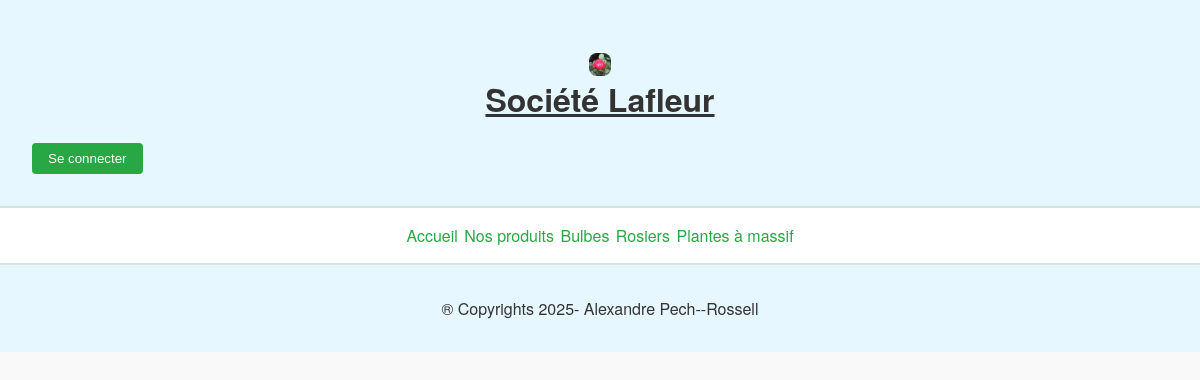
Page /nos_produits.php on the earlier database version.
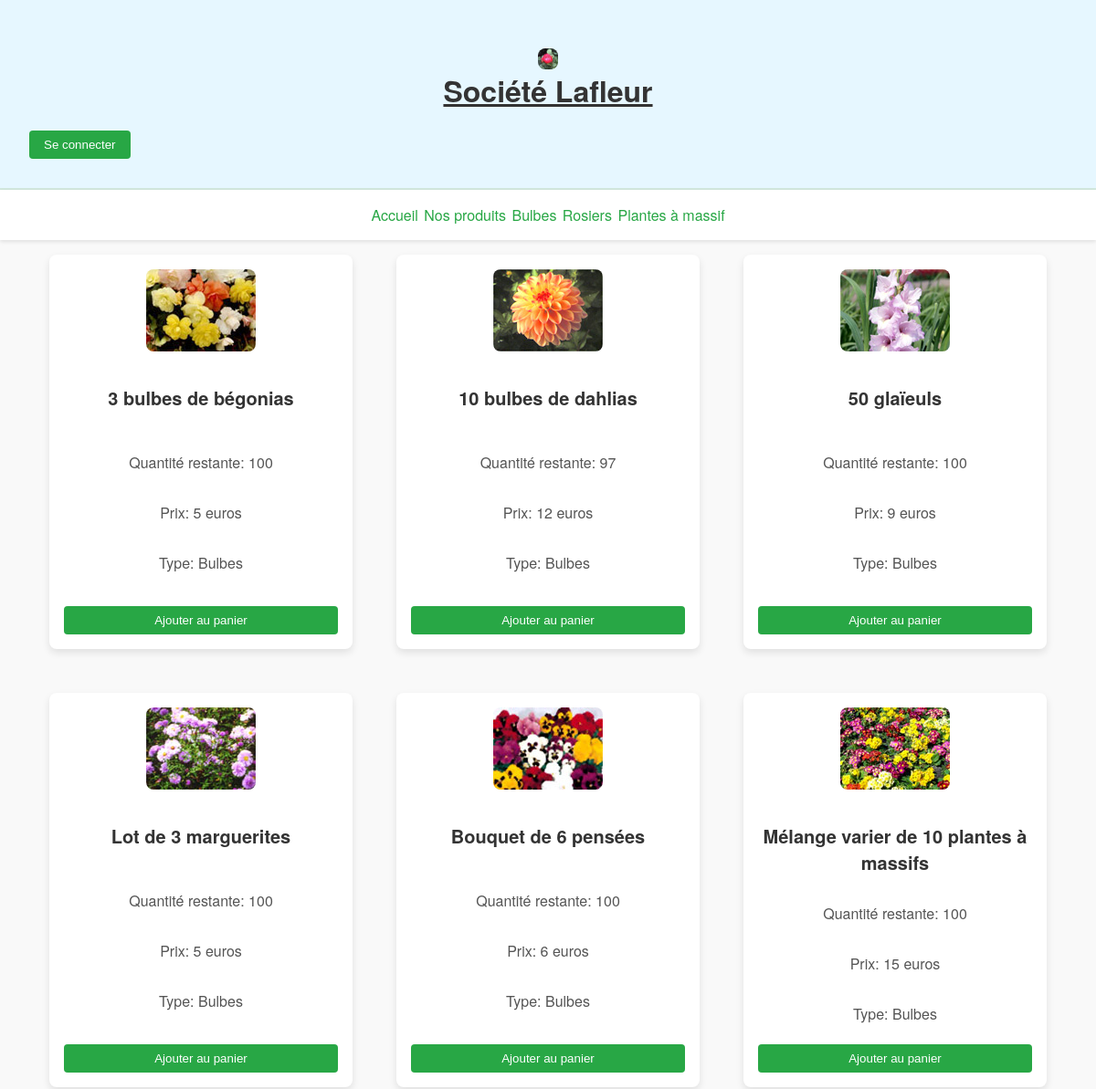
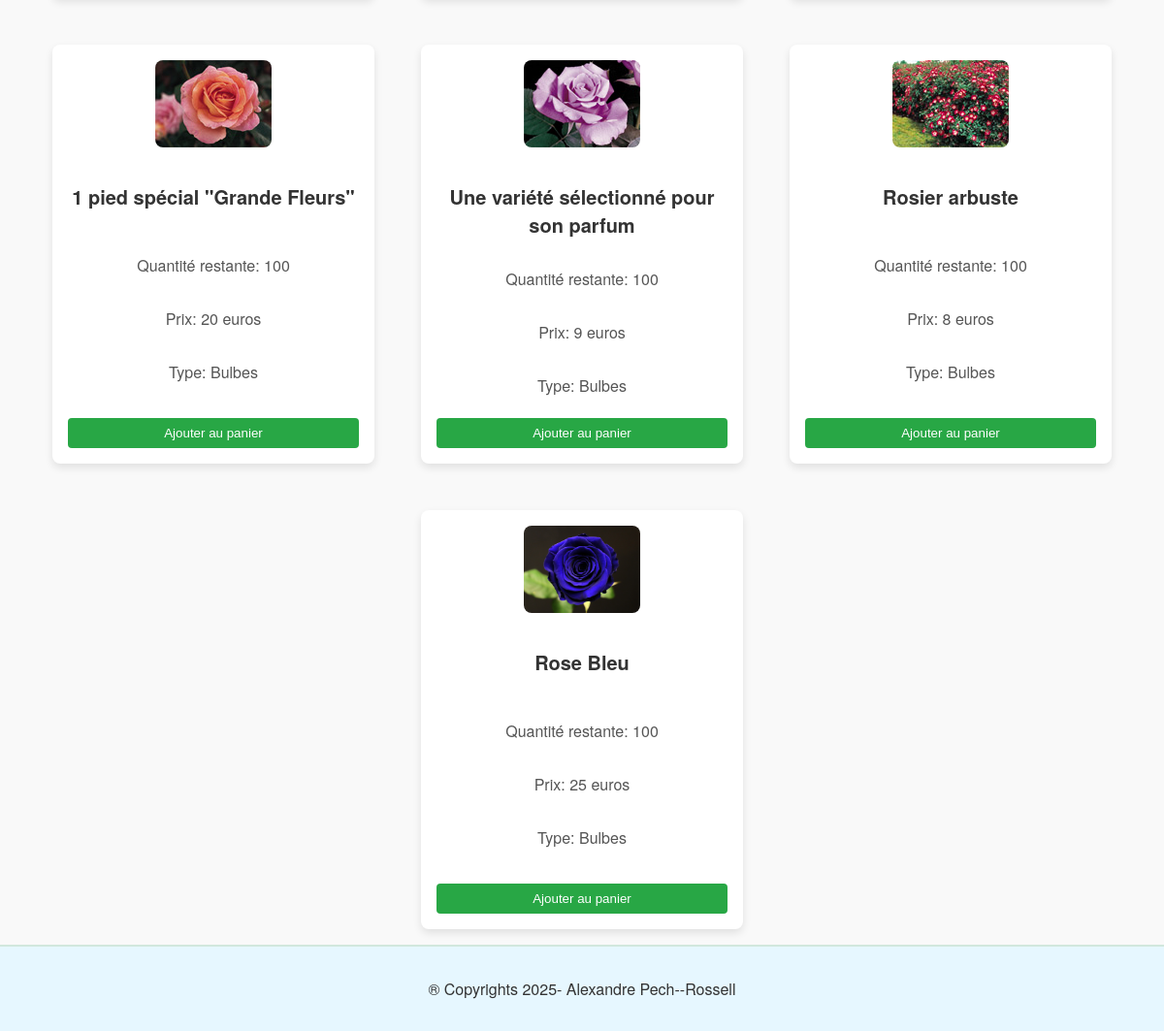
Same page on the later database version (2 pictures, top to bottom).
### tables this page shows
CREATE TABLE IF NOT EXISTS `produits` (
  `id_produit` int NOT NULL AUTO_INCREMENT,
  `image` varchar(255) DEFAULT NULL,
  `Libelle` varchar(255) DEFAULT NULL,
  `prix` double DEFAULT NULL,
  `quantite` int DEFAULT NULL,
  `id_cat` int NOT NULL,
  PRIMARY KEY (`id_produit`),
  KEY `id_cat` (`id_cat`)
);

CREATE TABLE IF NOT EXISTS `categories` (
  `id_cat` int NOT NULL AUTO_INCREMENT,
  `nom_categorie` varchar(100) DEFAULT NULL,
  PRIMARY KEY (`id_cat`)
);

### nos_produits.php (the view, shortened to what this page needs)
<?php
require_once 'php/connect.php';
try {
    $stmt = $pdo->prepare('SELECT * FROM produits');
    $stmt->execute();
    $produits_tous = $stmt->fetchAll(PDO::FETCH_ASSOC);
    $cat_stmt = $pdo->prepare('SELECT nom_categorie FROM categories');
    $cat_stmt->execute();
    $categorie = $cat_stmt->fetch(PDO::FETCH_ASSOC);
} catch (PDOException $e) {
    die("Erreur lors de la récupération des produits ou des catégories : " . $e->getMessage());
}
?>
<!DOCTYPE HTML>
<html>
<head>
    <link rel="stylesheet" href="css/style.css">
</head>
<body>
<header>
    <h1><img src="images/ACCUEIL.jpg" width="2%"> Société Lafleur</h1>
    <?php if (isset($_SESSION['id_users'])): ?>
        <button onclick="window.location.href='php/deconnexion.php'">Se déconnecter</button>
        <?php if ($_SESSION['role'] === "admin"): ?>
            <button onclick="window.location.href='backend/administration.php'">Administration</button>
        <?php else: ?>
            <button onclick="window.location.href='backend/profil.php'">Mon Profil</button>
            <button onclick="window.location.href='panier.php'">Panier</button>
        <?php endif; ?>
    <?php else: ?>
        <button onclick="window.location.href='php/connexion.php'">Se connecter</button>
    <?php endif; ?>
</header>
<nav>
    <a href="index.php">Accueil</a>
    <a href="nos_produits.php">Nos produits</a>
    <a href="Bulbes.php">Bulbes</a>
    <a href="Rosiers.php">Rosiers</a>
    <a href="plante_a_massif.php">Plantes à massif</a>
</nav>
<main>
    <div class="card-container">
        <?php foreach ($produits_tous as $produit): ?>
            <div class="card">
                <img src="images/<?= htmlspecialchars($produit['image']) ?>" alt="<?= htmlspecialchars($produit['Libelle']) ?>" class="product-image">
                <h3 class="card-title"><?= htmlspecialchars($produit['Libelle']) ?></h3>
                    <div class="card-content">
                        <p>Quantité restante: <?= htmlspecialchars($produit['quantite']) ?></p>
                        <p>Prix: <?= htmlspecialchars($produit['prix']) ?> euros</p>
                        <p>Type: <?= htmlspecialchars($categorie['nom_categorie']) ?></p>
                    </div>
                    <?php if ($produit['quantite'] > 0): ?>
                    <button class="ajouter-panier" data-id="<?= $produit['id_produit'] ?>">Ajouter au panier</button>
                <?php else: ?>
                    <button class="rupture-stock" disabled>Rupture de stock</button>
                <?php endif; ?>
            </div>
        <?php endforeach; ?>
    </div>
</main>
<footer>
    <p>® Copyrights 2025- Alexandre Pech--Rossell</p>
</footer>
</body>
</html>

Differences in the rows shown:
added produits: image (picture), Libelle "3 bulbes de bégonias", quantite "100", prix "5", id_cat.nom_categorie "Bulbes"
added produits: image (picture), Libelle "10 bulbes de dahlias", quantite "97", prix "12", id_cat.nom_categorie "Bulbes"
added produits: image (picture), Libelle "50 glaïeuls", quantite "100", prix "9", id_cat.nom_categorie "Bulbes"
added produits: image (picture), Libelle "Lot de 3 marguerites", quantite "100", prix "5"
added categories: nom_categorie "Bulbes"
added produits: image (picture), Libelle "Bouquet de 6 pensées", quantite "100", prix "6"
added produits: image (picture), Libelle "Mélange varier de 10 plantes à massifs", quantite "100", prix "15"
added produits: image (picture), Libelle "1 pied spécial \"Grande Fleurs\"", quantite "100", prix "20"
added produits: image (picture), Libelle "Une variété sélectionné pour son parfum", quantite "100", prix "9"
added produits: image (picture), Libelle "Rosier arbuste", quantite "100", prix "8"
added produits: image (picture), Libelle "Rose Bleu", quantite "100", prix "25"
